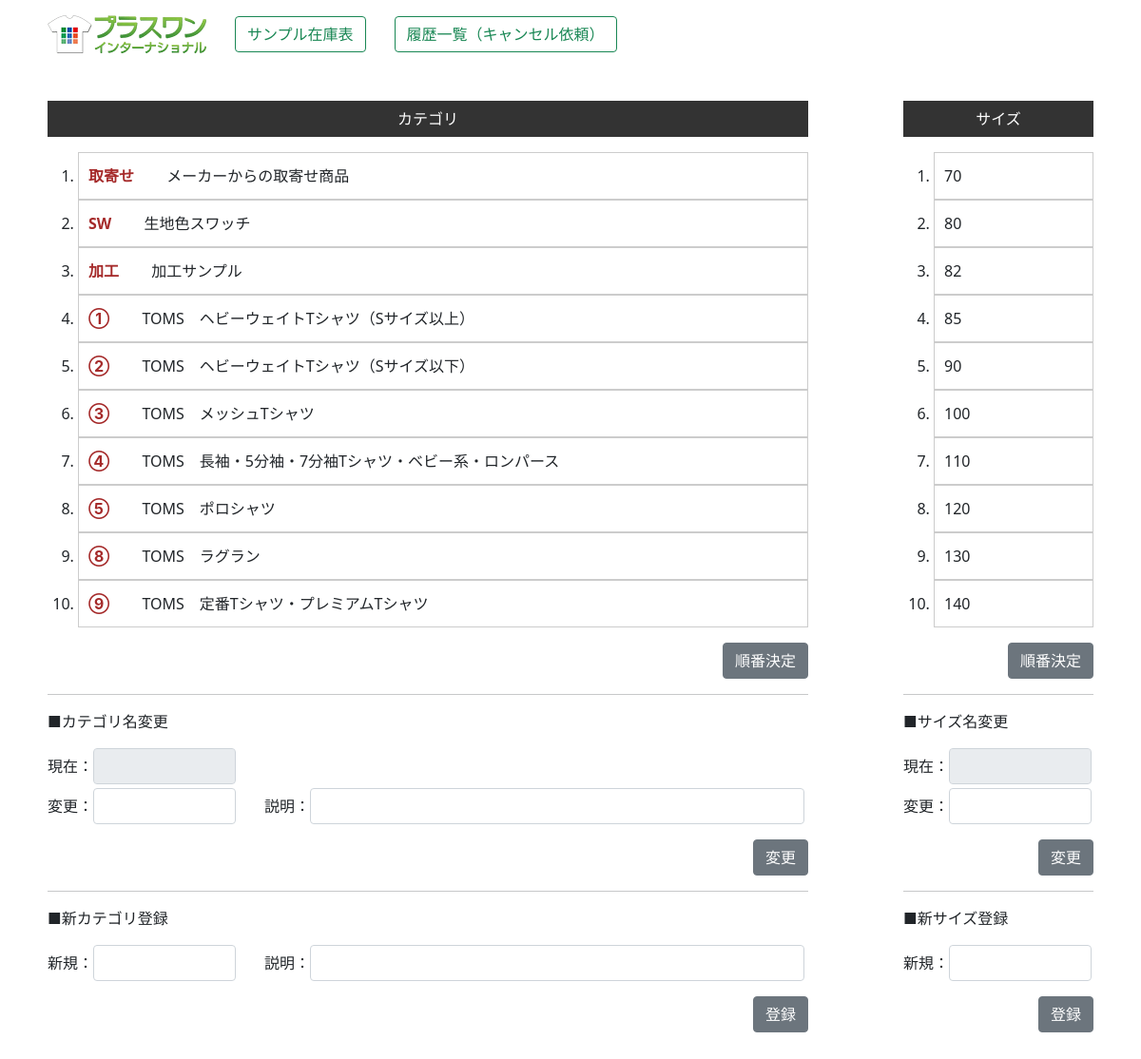
Page /zaiko2/size_category/ (signed in) on the committed database.
### zaiko/models.py (models this page shows, shortened)
class Category(models.Model):
    category_num=models.IntegerField("順番",null=False)
    category=models.CharField("カテゴリ",max_length=50,blank=True)
    category_ex=models.CharField("説明",max_length=100,blank=True)

class Size(models.Model):
    size_num=models.IntegerField("順番",null=False)
    size=models.CharField("サイズ",max_length=30,blank=True)

### zaiko2/views.py (the view)
# urls.py: path('size_category/', size_category, name="size_category"),
@login_required
def size_category(request):
    sizes=Size.objects.all().order_by("size_num")
    category=Category.objects.all().order_by("category_num")
    request.session["comment"]=""
    kanri=0
    if request.user.username == "p1masao":
        kanri=1
    return render(request,"zaiko2/size_category.html",{"sizes":sizes,"category":category,"kanri":kanri})

### zaiko2/templates/zaiko2/size_category.html (shortened to what this page needs)
{% load static %}
<!DOCTYPE html>
<html lang="ja">
<head>
    <link rel="stylesheet" href="{% static 'main.css' %}">
    <link href="https://cdn.jsdelivr.net/npm/bootstrap@5.0.2/dist/css/bootstrap.min.css" rel="stylesheet">
    <link rel="stylesheet" href="https://cdn.jsdelivr.net/npm/bootstrap-icons@1.8.0/font/bootstrap-icons.css">
</head>
<body>
    <div class="container mt-3 mb-5">
        <div style="margin: 0 auto; justify-content: center; width: 1100px;">
            {% include "zaiko/menu.html" with kanri=kanri %}
            <div class="flex4" style="margin-top: 50px;">
                <div style="width: 800px;">
                    <div class="title_sc">カテゴリ</div>
                    <div class="inlineframe mt-3" style=" height: 500px;">
                        <ol class="drag-list">
                            {% for i in category %}
                                {% if i.category_num == 0 %}
                                <li id="{{i.category}}" name="category_list" draggable="true" style="background-color: aqua;">
                                    <span style="color: brown;">{{i.category}}</span>
                                    <span style="margin-left: 30px;">{{i.category_ex}}</span>
                                </li>
                                {% else %}
                                <li id="{{i.category}}" name="category_list" draggable="true">
                                    <span style="color: brown; font-weight: bold;">{{i.category}}</span>
                                    <span style="margin-left: 30px;">{{i.category_ex}}</span>
                                </li>
                                {% endif %}
                            {% endfor %}
                        </ol>
                    </div>
                    <div style="width: 800px;">
                        <div class="mt-3" style="text-align: right;">
                            <button type="button" class="btn btn-secondary" id="btn_category_num">順番決定</button>
                        </div>
                        <hr>
                        <div>■カテゴリ名変更</div>
                        <div class="mt-3">
                            <div class="flex2">
                                <div>現在：</div>
                                <div style="width: 150px;"><input class="form-control" type="text" id="category_name1" readonly></div>
                            </div>
                            <div class="flex2 mt-1">
                                <div>変更：</div>
                                <div style="width: 150px;"><input class="form-control" type="text" id="category_name2"></div>
                                <div style="margin-left: 30px;">説明：</div>
                                <div style="width: 520px;"><input class="form-control" type="text" id="category_name3"></div>
                            </div>
                            <div class="mt-3" style="text-align: right;">
                                <button type="button" class="btn btn-secondary" id="btn_category_name">変更</button>
                            </div>
                        </div>
                        <hr>
                        <div>■新カテゴリ登録</div>
                        <div class="mt-3">
                            <div class="flex2">
                                <div>新規：</div>
                                <div style="width: 150px;"><input class="form-control" type="text" id="category_new1"></div>
                                <div style="margin-left: 30px;">説明：</div>
                                <div style="width: 520px;"><input class="form-control" type="text" id="category_new2"></div>
                            </div>
                            <div class="mt-3" style="text-align: right;">
                                <button type="button" class="btn btn-secondary" id="btn_category_new">登録</button>
                            </div>
                        </div>
                    </div>
                </div>
                <div style="width: 200px;">
                    <div class="title_sc">サイズ</div>
                    <div class="inlineframe mt-3" style="height: 500px;">
                        <ol class="drag-list">
                            {% for i in sizes %}
                                {% if i.size_num == 0 %}
                                <li id="{{i.size}}" name="size_list" draggable="true" style="background-color: aqua;">{{i.size}}</li>
                                {% else %}
                                <li id="{{i.size}}" name="size_list" draggable="true">{{i.size}}</li>
                                {% endif %}
                            {% endfor %}
                        </ol>
                    </div>
                    <div style="width: 200px;">
                        <div class="mt-3" style="text-align: right;">
                            <button type="button" class="btn btn-secondary" id="btn_size_num">順番決定</button>
                        </div>
                        <hr>
                        <div>■サイズ名変更</div>
                        <div class="mt-3">
                            <div class="flex2">
                                <div>現在：</div>
                                <div style="width: 150px;"><input class="form-control" type="text" id="size_name1" readonly></div>
                            </div>
                            <div class="flex2 mt-1">
                                <div>変更：</div>
                                <div style="width: 150px;"><input class="form-control" type="text" id="size_name2"></div>
                            </div>
                            <div class="mt-3" style="text-align: right;">
                                <button type="button" class="btn btn-secondary" id="btn_size_name">変更</button>
                            </div>
                        </div>
                        <hr>
                        <div>■新サイズ登録</div>
                        <div class="mt-3">
                            <div class="flex2">
                                <div>新規：</div>
                                <div style="width: 150px;"><input class="form-control" type="text" id="size_new"></div>
                            </div>
                            <div class="mt-3" style="text-align: right;">
                                <button type="button" class="btn btn-secondary" id="btn_size_new">登録</button>
                            </div>
                        </div>
                    </div>
                </div>
            </div>
        </div>
    </div>
</body>
</html>

### zaiko/static/main.css (style rules this page uses)
.flex2,.menu { display: flex; flex-wrap: wrap; align-items: center; }
.flex4 { display: flex; flex-wrap: nowrap; justify-content: space-between; }
.drag-list li { line-height:3em; border:1px solid #cccccc; cursor:pointer; padding-left: 10px; }
.inlineframe { background-color:#FFFFFF; overflow:auto; overflow-y:scroll; overflow-x:hidden; }
.title_sc { background-color: #333333; color: #fff; text-align: center; padding: 7px 0px; }

### rows in the picture
Category: category "取寄せ", category_ex "メーカーからの取寄せ商品"
Category: category "SW", category_ex "生地色スワッチ"
Category: category "加工", category_ex "加工サンプル"
Category: category "①", category_ex "TOMS ヘビーウェイトTシャツ（Sサイズ以上）"
Category: category "②", category_ex "TOMS ヘビーウェイトTシャツ（Sサイズ以下）"
Category: category "③", category_ex "TOMS メッシュTシャツ"
Category: category "④", category_ex "TOMS 長袖・5分袖・7分袖Tシャツ・ベビー系・ロンパース"
Category: category "⑤", category_ex "TOMS ポロシャツ"
Category: category "⑧", category_ex "TOMS ラグラン"
Category: category "⑨", category_ex "TOMS 定番Tシャツ・プレミアムTシャツ"
Size: size "70"
Size: size "80"
Size: size "82"
Size: size "85"
Size: size "90"
Size: size "100"
Size: size "110"
Size: size "120"
Size: size "130"
Size: size "140"
